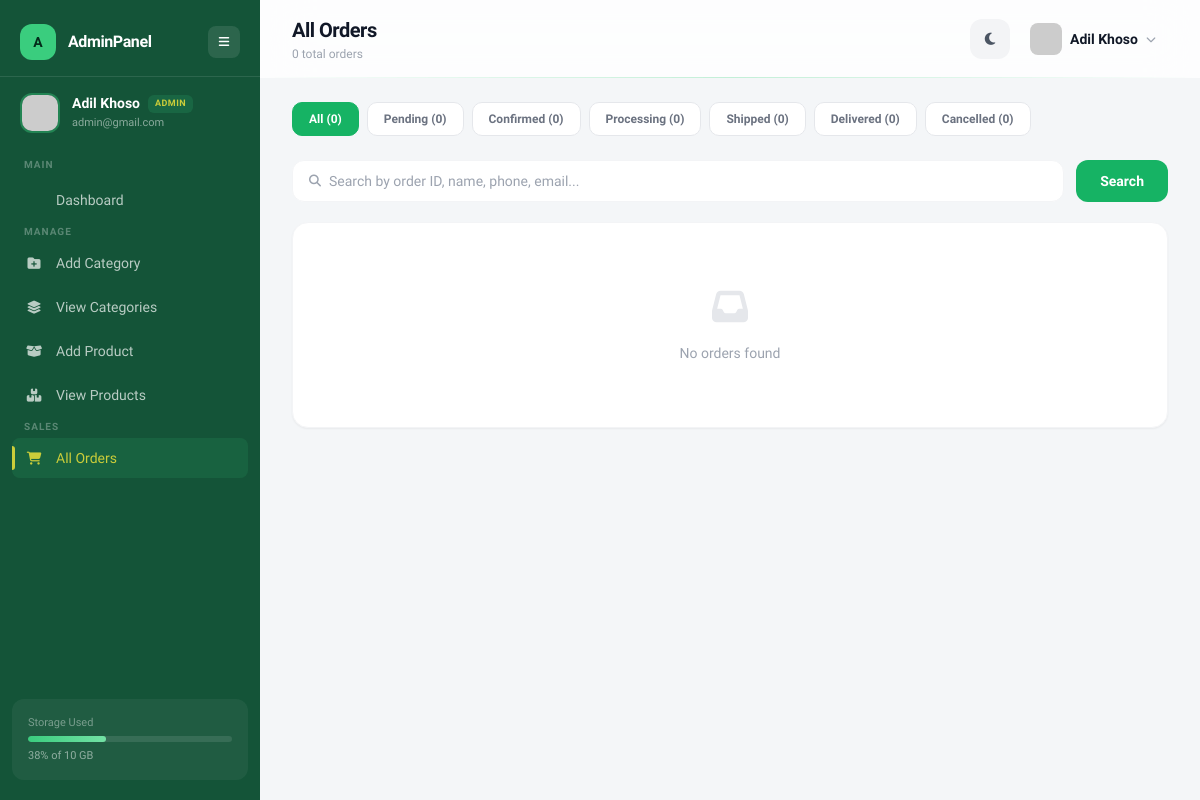
Page /backend/view.php (signed in) on the earlier database version.
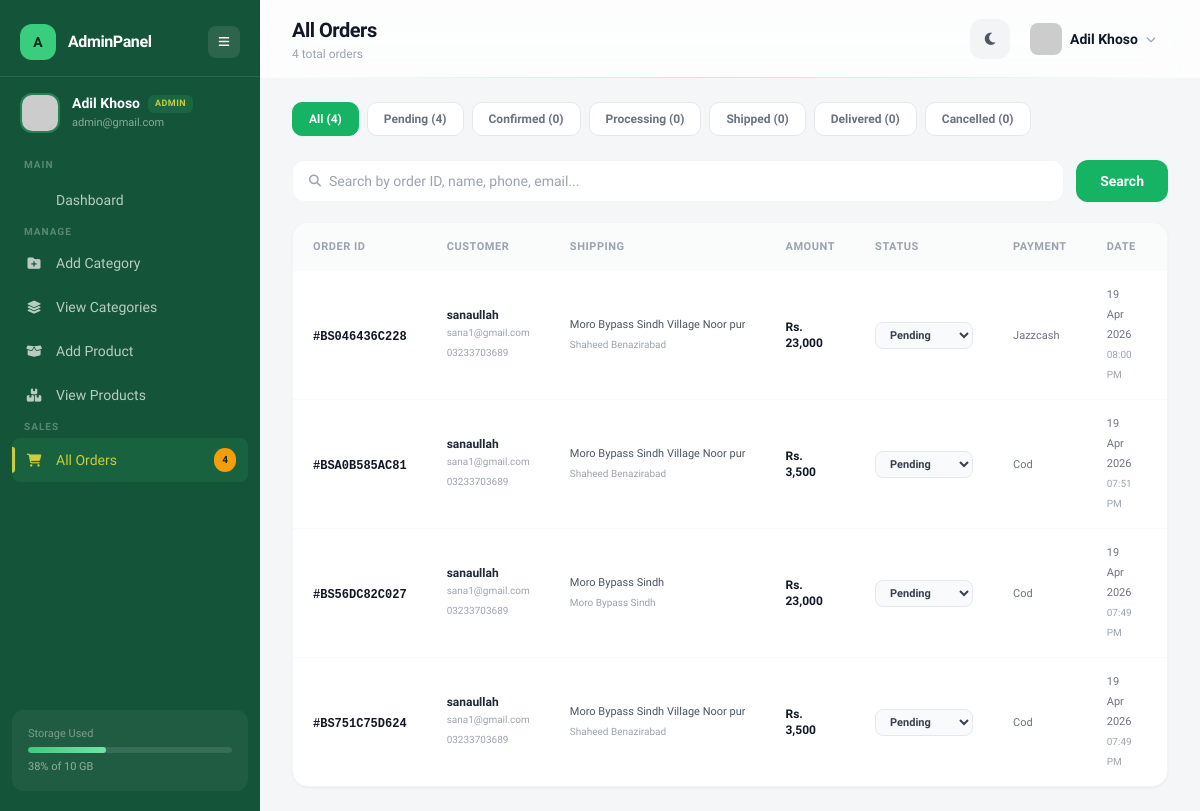
Same page on the later database version.
### tables this page shows
CREATE TABLE `orders` (
  `id` int(11) NOT NULL,
  `order_id` varchar(50) NOT NULL,
  `user_id` int(11) NOT NULL,
  `total_amount` decimal(10,2) NOT NULL,
  `shipping_name` varchar(100) NOT NULL,
  `shipping_phone` varchar(20) NOT NULL,
  `shipping_address` text NOT NULL,
  `shipping_city` varchar(100) NOT NULL,
  `payment_method` varchar(50) NOT NULL DEFAULT 'cod',
  `status` enum('pending','confirmed','shipped','delivered','cancelled') NOT NULL DEFAULT 'pending',
  `created_at` timestamp NOT NULL DEFAULT current_timestamp()
);

CREATE TABLE `users` (
  `id` int(11) NOT NULL,
  `name` varchar(100) DEFAULT NULL,
  `email` varchar(100) DEFAULT NULL,
  `password` varchar(255) DEFAULT NULL,
  `image` varchar(255) DEFAULT NULL,
  `phone` varchar(20) DEFAULT NULL,
  `address` text DEFAULT NULL,
  `role` enum('user','admin') DEFAULT 'user',
  `created_at` timestamp NOT NULL DEFAULT current_timestamp()
);

### backend/view.php (the view, shortened to what the changed rows need)
<?php
include("config/db.php");
 $uid = $_SESSION['user_id'];
 $user_res = mysqli_query($conn, "SELECT name, email, image, role FROM users WHERE id = $uid");
 $user = mysqli_fetch_assoc($user_res);
 $user_role = ucfirst($user['role'] ?? 'user');
 $status_filter = isset($_GET['status']) ? mysqli_real_escape_string($conn, $_GET['status']) : '';
 $page = max(1, (int)($_GET['page'] ?? 1));
 $limit = 15;
 $offset = ($page - 1) * $limit;
 $where = "1=1";
 $total_res = mysqli_query($conn, "SELECT COUNT(*) as c FROM orders o LEFT JOIN users u ON u.id = o.user_id WHERE $where");
 $total_orders = mysqli_fetch_assoc($total_res)['c'];
 $orders_res = mysqli_query($conn, "
    SELECT o.*, u.email AS user_email
    FROM orders o
    LEFT JOIN users u ON u.id = o.user_id
    WHERE $where
    ORDER BY o.created_at DESC
    LIMIT $limit OFFSET $offset
");
 $counts = [
    'all'       => mysqli_fetch_assoc(mysqli_query($conn, "SELECT COUNT(*) as c FROM orders"))['c'],
    'pending'   => mysqli_fetch_assoc(mysqli_query($conn, "SELECT COUNT(*) as c FROM orders WHERE status='pending'"))['c'],
    'confirmed' => mysqli_fetch_assoc(mysqli_query($conn, "SELECT COUNT(*) as c FROM orders WHERE status='confirmed'"))['c'],
    'processing'=> mysqli_fetch_assoc(mysqli_query($conn, "SELECT COUNT(*) as c FROM orders WHERE status='processing'"))['c'],
    'shipped'   => mysqli_fetch_assoc(mysqli_query($conn, "SELECT COUNT(*) as c FROM orders WHERE status='shipped'"))['c'],
    'delivered' => mysqli_fetch_assoc(mysqli_query($conn, "SELECT COUNT(*) as c FROM orders WHERE status='delivered'"))['c'],
    'cancelled' => mysqli_fetch_assoc(mysqli_query($conn, "SELECT COUNT(*) as c FROM orders WHERE status='cancelled'"))['c'],
];
?>
<!DOCTYPE html>
<html lang="en">
<head>
<script src="https://cdn.tailwindcss.com"></script>
<link rel="stylesheet" href="https://cdnjs.cloudflare.com/ajax/libs/font-awesome/6.5.0/css/all.min.css">
</head>
<body class="bg-[#f4f6f8] dark:bg-[#0a0f0d] transition-colors duration-500 min-h-screen">
<aside id="sidebar" class="sidebar-glass fixed left-0 top-0 h-full w-[260px] text-white z-50 transition-all duration-300 flex flex-col">
  <nav class="flex-1 mt-2 px-3 space-y-1 overflow-y-auto">
    <?php if ($user_role === 'Admin') { ?>
    <a href="view.php" class="nav-link active flex items-center gap-3 px-3 py-2.5 rounded-lg text-sm font-medium"><i class="fa-solid fa-cart-shopping w-5 text-center text-[13px]"></i><span class="sidebar-text transition-all duration-300">All Orders</span>
      <?php if ($counts['pending'] > 0): ?><span class="ml-auto bg-amber-500 text-brand-950 text-[10px] font-bold px-2 py-0.5 rounded-full sidebar-text transition-all duration-300"><?= $counts['pending'] ?></span><?php endif; ?>
    </a>
    <?php } ?>
  </nav>
</aside>
<main id="main" class="ml-[260px] min-h-screen transition-all duration-300">
  <header class="topbar-border sticky top-0 z-40 bg-white/80 dark:bg-[#0d1410]/80 backdrop-blur-xl px-8 py-4 flex justify-between items-center">
    <div>
      <h1 class="text-xl font-bold text-gray-900 dark:text-white tracking-tight">All Orders</h1>
      <p class="text-xs text-gray-400 mt-0.5"><?= $total_orders ?> total orders</p>
    </div>
  </header>
  <div class="px-8 py-6">
    <div class="fade-up flex gap-2 mb-5 overflow-x-auto pb-1">
      <a href="view.php" class="filter-tab <?= !$status_filter ? 'active' : '' ?>">All (<?= $counts['all'] ?>)</a>
      <a href="view.php?status=pending" class="filter-tab <?= $status_filter === 'pending' ? 'active' : '' ?>">Pending (<?= $counts['pending'] ?>)</a>
      <a href="view.php?status=confirmed" class="filter-tab <?= $status_filter === 'confirmed' ? 'active' : '' ?>">Confirmed (<?= $counts['confirmed'] ?>)</a>
      <a href="view.php?status=processing" class="filter-tab <?= $status_filter === 'processing' ? 'active' : '' ?>">Processing (<?= $counts['processing'] ?>)</a>
      <a href="view.php?status=shipped" class="filter-tab <?= $status_filter === 'shipped' ? 'active' : '' ?>">Shipped (<?= $counts['shipped'] ?>)</a>
      <a href="view.php?status=delivered" class="filter-tab <?= $status_filter === 'delivered' ? 'active' : '' ?>">Delivered (<?= $counts['delivered'] ?>)</a>
      <a href="view.php?status=cancelled" class="filter-tab <?= $status_filter === 'cancelled' ? 'active' : '' ?>">Cancelled (<?= $counts['cancelled'] ?>)</a>
    </div>
    <div class="fade-up bg-white dark:bg-[#131a16] rounded-2xl border border-gray-100 dark:border-white/5 shadow-sm overflow-hidden">
      <?php if (mysqli_num_rows($orders_res) > 0): ?>
      <div class="overflow-x-auto">
        <table class="w-full text-sm">
          <thead>
            <tr class="bg-gray-50/80 dark:bg-white/[0.02]">
              <th class="text-left text-[11px] uppercase tracking-wider text-gray-400 font-semibold px-5 py-3.5">Order ID</th>
              <th class="text-left text-[11px] uppercase tracking-wider text-gray-400 font-semibold px-5 py-3.5">Customer</th>
              <th class="text-left text-[11px] uppercase tracking-wider text-gray-400 font-semibold px-5 py-3.5">Shipping</th>
              <th class="text-left text-[11px] uppercase tracking-wider text-gray-400 font-semibold px-5 py-3.5">Amount</th>
              <th class="text-left text-[11px] uppercase tracking-wider text-gray-400 font-semibold px-5 py-3.5">Status</th>
              <th class="text-left text-[11px] uppercase tracking-wider text-gray-400 font-semibold px-5 py-3.5">Payment</th>
              <th class="text-left text-[11px] uppercase tracking-wider text-gray-400 font-semibold px-5 py-3.5">Date</th>
              <th class="text-center text-[11px] uppercase tracking-wider text-gray-400 font-semibold px-5 py-3.5">Action</th>
            </tr>
          </thead>
          <tbody class="divide-y divide-gray-50 dark:divide-white/[0.03]">
            <?php while ($row = mysqli_fetch_assoc($orders_res)): ?>
            <tr class="hover:bg-gray-50/50 dark:hover:bg-white/[0.02] transition">
              <td class="px-5 py-3.5">
                <a href="order-detail.php?id=<?= $row['id'] ?>" class="font-bold text-gray-900 dark:text-white hover:text-brand-500 transition text-xs font-mono">#<?= htmlspecialchars($row['order_id']) ?></a>
              </td>
              <td class="px-5 py-3.5">
                <p class="text-xs font-semibold text-gray-800 dark:text-white"><?= htmlspecialchars($row['shipping_name']) ?></p>
                <p class="text-[10px] text-gray-400"><?= htmlspecialchars($row['user_email'] ?? 'N/A') ?></p>
                <p class="text-[10px] text-gray-400"><?= htmlspecialchars($row['shipping_phone']) ?></p>
              </td>
              <td class="px-5 py-3.5">
                <p class="text-[11px] text-gray-600 dark:text-white/70 max-w-[180px] truncate"><?= htmlspecialchars($row['shipping_address']) ?></p>
                <p class="text-[10px] text-gray-400 font-medium"><?= htmlspecialchars($row['shipping_city'] ?? '') ?></p>
              </td>
              <td class="px-5 py-3.5 font-bold text-gray-900 dark:text-white text-xs">Rs. <?= number_format($row['total_amount'], 0) ?></td>
              <td class="px-5 py-3.5">
                <form method="POST" action="../process/update-order-status.php" class="inline">
                  <select name="status" onchange="this.form.submit()" class="status-select">
                    <?php foreach (['pending','confirmed','processing','shipped','delivered','cancelled'] as $s): ?>
                      <option value="<?= $s ?>" <?= $row['status'] === $s ? 'selected' : '' ?>><?= ucfirst($s) ?></option>
                    <?php endforeach; ?>
                  </select>
                </form>
              </td>
              <td class="px-5 py-3.5">
                <span class="text-[11px] text-gray-500 font-medium"><?= ucfirst(str_replace('_', ' ', $row['payment_method'] ?? 'N/A')) ?></span>
              </td>
              <td class="px-5 py-3.5">
                <p class="text-[11px] text-gray-500"><?= date('d M Y', strtotime($row['created_at'])) ?></p>
                <p class="text-[10px] text-gray-400"><?= date('h:i A', strtotime($row['created_at'])) ?></p>
              </td>
              <td class="px-5 py-3.5 text-center">
              </td>
            </tr>
            <?php endwhile; ?>
          </tbody>
        </table>
      </div>
      <?php else: ?>
      <div class="text-center py-16">
        <i class="fa-solid fa-inbox text-4xl text-gray-200 dark:text-gray-700 mb-4"></i>
        <p class="text-sm text-gray-400 font-medium">No orders found</p>
      </div>
      <?php endif; ?>
    </div>
  </div>
</main>
</body>
</html>

Differences in the rows shown:
added orders: order "BS046436C228", shipping_name "sanaullah", user.email "sana1@gmail.com", shipping_phone "03233703689", shipping_address "Moro Bypass Sindh Village Noor pur", shipping_city "Shaheed Benazirabad", total_amount "23,000", status "Pending", payment_method "Jazzcash", created_at "19 Apr 2026", created_at "08:00 PM"
added orders: order "BSA0B585AC81", shipping_name "sanaullah", user.email "sana1@gmail.com", shipping_phone "03233703689", shipping_address "Moro Bypass Sindh Village Noor pur", shipping_city "Shaheed Benazirabad", total_amount "3,500", status "Pending", payment_method "Cod", created_at "19 Apr 2026", created_at "07:51 PM"
added orders: order "BS56DC82C027", shipping_name "sanaullah", user.email "sana1@gmail.com", shipping_phone "03233703689", shipping_address "Moro Bypass Sindh", shipping_city "Moro Bypass Sindh", total_amount "23,000", status "Pending", payment_method "Cod", created_at "19 Apr 2026", created_at "07:49 PM"
added orders: order "BS751C75D624", shipping_name "sanaullah", user.email "sana1@gmail.com", shipping_phone "03233703689", shipping_address "Moro Bypass Sindh Village Noor pur", shipping_city "Shaheed Benazirabad", total_amount "3,500", status "Pending", payment_method "Cod", created_at "19 Apr 2026", created_at "07:49 PM"
Other differences:
$counts['pending']: (not shown) → "4"
$total_orders: "0" → "4"
$counts['all']: "0" → "4"
$counts['pending']: "0" → "4"
text no longer shown: "No orders found"
text now shown: "ORDER ID CUSTOMER SHIPPING AMOUNT STATUS PAYMENT DATE"
